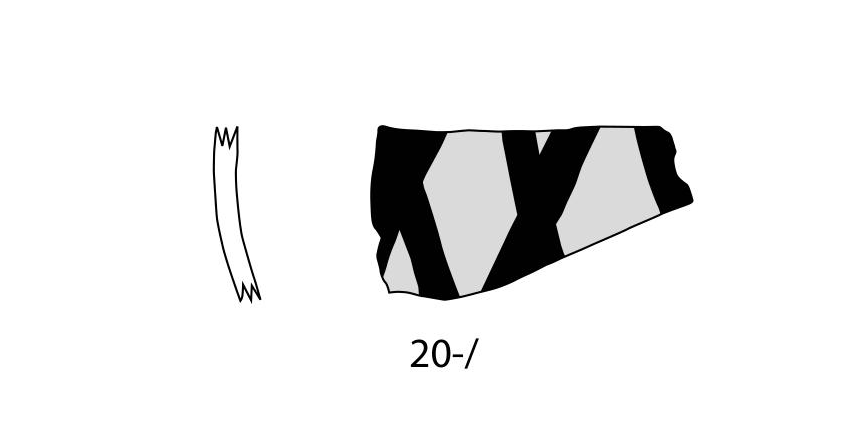
#> input picture images/Schmidt_Bat/Smith_119.png, 850 x 437 px
$ python -i vessel_3d_reconstruction.py   (imports and definitions only)
#> lines starting #> are read from the running program, lines starting #| are printed output that depends on the picture; after the words box and inside, x2 and y2 are one past the last pixel; in counts of white or black regions, pixels touching at a corner belong together
#!/usr/bin/env python3
"""
3D Vessel Reconstruction from Archaeological Profile Drawings

Takes a 2D profile drawing of a ceramic vessel and generates a 3D model
by revolving the profile around the central axis.

Features:
1. Profile extraction from drawing using edge detection
2. 3D mesh generation by revolution
3. Decoration texture mapping (if decoration visible)
4. Export to OBJ/GLB format for web viewing
"""

import os
import cv2
import numpy as np
from pathlib import Path
import json
import base64
import requests

# Global API key storage (can be set via environment or directly)
ANTHROPIC_API_KEY = os.environ.get('ANTHROPIC_API_KEY', '')


# [370 lines left out: functions set_api_key, analyze_decoration_with_ai, generate_ai_decoration_texture, draw_pattern_in_band, extract_profile, not called in this run]


def extract_profile_advanced(image_path, debug=False):
    """
    Advanced profile extraction with wall thickness.
    Archaeological drawings show:
    - Left side: solid black section (wall cross-section)
    - Right side: exterior surface with decorations

    Extracts both inner and outer profiles to create a vessel with realistic wall thickness.
    """
#> called with image_path = 'images/Schmidt_Bat/Smith_119.png', debug = False
    img = cv2.imread(image_path)
#> img is the input picture: shape (437, 850, 3); min 0, max 255, mean 236.7
    if img is None:
        return None

    height, width = img.shape[:2]
    gray = cv2.cvtColor(img, cv2.COLOR_BGR2GRAY)

    # Threshold to get the solid black areas (wall section)
    _, binary = cv2.threshold(gray, 127, 255, cv2.THRESH_BINARY_INV)
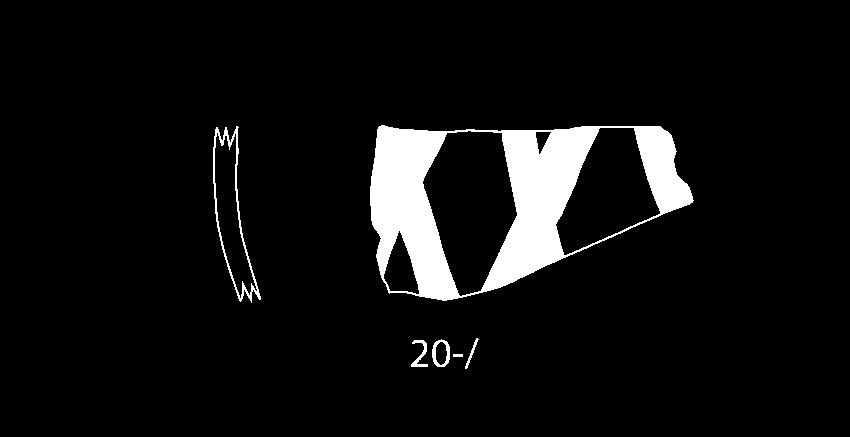
#> binary: shape (437, 850); 6.5% white; 6 white regions, box (x1, y1, x2, y2) and area: (370, 125, 694, 301) 22455, (213, 126, 261, 303) 1007, (432, 339, 450, 367) 216, (411, 340, 428, 367) 175, (465, 338, 479, 369) 87, (453, 354, 463, 357) 30

    # Edge detection for outer profile
    edges = cv2.Canny(gray, 50, 150)
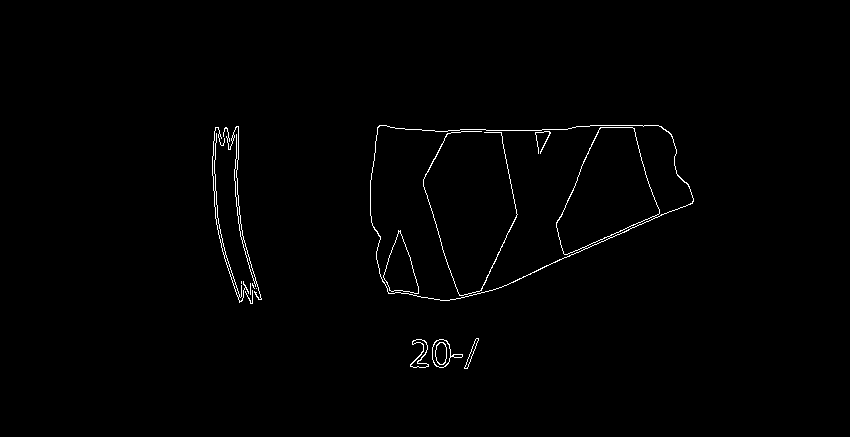
#> edges: shape (437, 850); 0.85% white in thin lines or dots, all inside (x1, y1, x2, y2) = (212, 125, 694, 369)
    kernel = np.ones((3, 3), np.uint8)
    edges = cv2.dilate(edges, kernel, iterations=1)
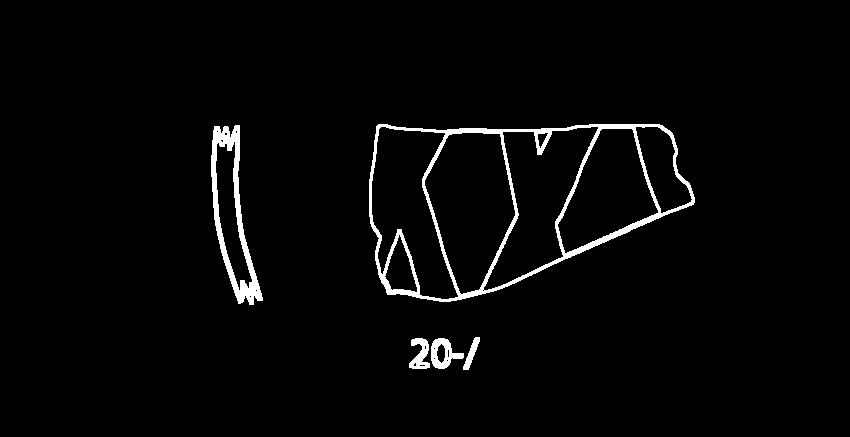
#> edges: shape (437, 850); 2.6% white; 5 white regions

    # Find contours
    contours, _ = cv2.findContours(edges, cv2.RETR_LIST, cv2.CHAIN_APPROX_NONE)
#> contours = 28 contours, 14 with area under 20; largest, box (x1, y1, x2, y2) and area: (369, 124, 695, 302) 43149, (424, 132, 516, 295) 9980, (483, 126, 599, 291) 8874, (371, 126, 459, 300) 8581, (557, 128, 659, 254) 7306

    if not contours:
        return None

    # Combine all contours
    all_points = np.vstack([c for c in contours if len(c) > 10])
#> all_points = contour of 4116 points, box (x1, y1, x2, y2) (211, 124, 695, 370), area 5482

    # Find bounding box
    x, y, w, h = cv2.boundingRect(all_points)
#> x = 211; y = 124; w = 484; h = 246

    # Find the center line (axis of symmetry)
    center_x = x + w // 2
#> center_x = 453

    # Sample profiles at regular intervals
    num_samples = min(h, 200)
#> num_samples = 200
    profile_points = []

    # First pass: find outer profile on right side
    for i in range(num_samples):
        row = y + int(i * h / num_samples)

        # Find the outer edge (rightmost point on right side)
        outer_r = 0
        for point in all_points:
            px, py = point[0]
            if abs(py - row) < 3 and px > center_x:
                r = px - center_x
                if r > outer_r:
                    outer_r = r

        if outer_r > 0:
            profile_points.append({
                'y': i * h / num_samples,
                'r_outer': outer_r,
                'r_inner': outer_r,  # Will be updated
                'y_norm': i / num_samples,
                'row': row
            })
#> this loop made 200 passes
#> row on passes 1 to 3: 124, 125, 126
#> after the loop, profile_points = 174 items

    # Second pass: analyze left side to find wall thickness
    # The left side shows a solid black section representing the wall
    for p in profile_points:
        row = p['row']
        outer_r = p['r_outer']

        # Scan left side of center to find the black section width
        row_slice = binary[max(0, row-1):min(height, row+2), :]
        if row_slice.size > 0:
            row_avg = np.mean(row_slice, axis=0)

            # Find the leftmost edge of vessel on left side
            left_outer = center_x
            for px in range(center_x, max(0, x - 10), -1):
                if px < len(row_avg) and row_avg[px] > 200:  # White (outside vessel)
                    # Go right to find where vessel starts
                    for px2 in range(px, center_x):
                        if px2 < len(row_avg) and row_avg[px2] < 128:  # Black (wall)
                            left_outer = px2
                            break
                    break

            # Find inner edge of wall on left side
            left_inner = left_outer
            for px in range(left_outer, center_x):
                if px < len(row_avg) and row_avg[px] > 200:  # White (inside vessel)
                    left_inner = px
                    break

            # Wall thickness on left side
            wall_thickness = left_inner - left_outer

            # Apply same thickness to right side (symmetric vessel)
            if wall_thickness > 2:
                p['r_inner'] = max(1, outer_r - wall_thickness)
                p['thickness'] = wall_thickness
            else:
                # Default thickness as percentage of radius
                default_thickness = max(3, outer_r * 0.08)
                p['r_inner'] = max(1, outer_r - default_thickness)
                p['thickness'] = default_thickness
#> this loop made 174 passes
#> (row, outer_r, default_thickness) on passes 1 to 8: (124, 210, 16.8), (125, 211, 16.88), (126, 213, 17.04), (127, 214, 17.12), (128, 216, 17.28), (130, 218, 17.44), (131, 219, 17.52), (132, 219, 17.52)

    # Remove row from points (not needed in output)
    for p in profile_points:
        if 'row' in p:
            del p['row']
        p['r_norm'] = p['r_outer'] / (w / 2) if w > 0 else 0

    # Smooth both profiles
    if len(profile_points) > 5:
        outer_radii = [p['r_outer'] for p in profile_points]
        inner_radii = [p['r_inner'] for p in profile_points]
        window = 5

        smoothed_outer = []
        smoothed_inner = []
        for i in range(len(outer_radii)):
            start = max(0, i - window // 2)
            end = min(len(outer_radii), i + window // 2 + 1)
            smoothed_outer.append(np.mean(outer_radii[start:end]))
            smoothed_inner.append(np.mean(inner_radii[start:end]))

        for i, p in enumerate(profile_points):
            p['r_outer_smooth'] = smoothed_outer[i]
            p['r_inner_smooth'] = smoothed_inner[i]
            p['r'] = p['r_outer']
            p['r_smooth'] = smoothed_outer[i]
#|   Found 174 profile points
#|   Wall thickness detected: 12.2 px

    # Calculate average wall thickness
    thicknesses = [p.get('thickness', 0) for p in profile_points]
    avg_thickness = np.mean(thicknesses) if thicknesses else 0

    if debug:
        debug_img = img.copy()
        cv2.line(debug_img, (center_x, y), (center_x, y + h), (0, 255, 0), 2)
        for p in profile_points:
            py = int(y + p['y'])
            r_out = p.get('r_outer_smooth', p['r_outer'])
            r_in = p.get('r_inner_smooth', p['r_inner'])
            # Outer profile (red)
            cv2.circle(debug_img, (int(center_x + r_out), py), 2, (0, 0, 255), -1)
            # Inner profile (blue)
            cv2.circle(debug_img, (int(center_x + r_in), py), 2, (255, 0, 0), -1)
            # Also show on left side
            cv2.circle(debug_img, (int(center_x - r_out), py), 2, (0, 0, 255), -1)
            cv2.circle(debug_img, (int(center_x - r_in), py), 2, (255, 0, 0), -1)
        cv2.imwrite('/tmp/profile_debug_advanced.png', debug_img)
        print(f"  Average wall thickness: {avg_thickness:.1f} px")

    return {
        'points': profile_points,
        'width': w,
        'height': h,
        'center_x': center_x,
        'bbox': (x, y, w, h),
        'has_thickness': True,  # Always generate with thickness
        'avg_thickness': avg_thickness
    }


def generate_3d_mesh(profile_data, segments=64, scale=1.0):
    """
    Generate a 3D mesh by revolving the profile around the Y axis.
    Creates a vessel with wall thickness if profile data includes inner/outer radii.

    Args:
        profile_data: dict with 'points' list containing y, r_outer, r_inner values
        segments: number of segments around the circumference
        scale: scale factor for the output mesh

    Returns:
        dict with 'vertices', 'faces', 'normals' for the mesh
    """
#> called with segments = 64, scale = 0.1
    points = profile_data['points']
    if not points:
        return None

    has_thickness = profile_data.get('has_thickness', False)

    vertices = []
    faces = []
    uvs = []

    if has_thickness:
        # Generate vessel with wall thickness (outer + inner surfaces)
        print("  Generating mesh with wall thickness...")

        # OUTER SURFACE
        outer_start = 0
        for i, p in enumerate(points):
            y = p['y'] * scale
            r = p.get('r_outer_smooth', p.get('r_outer', p.get('r_smooth', p['r']))) * scale
            v = p['y_norm']

            for j in range(segments):
                angle = 2 * np.pi * j / segments
                x = r * np.cos(angle)
                z = r * np.sin(angle)
                vertices.append([x, -y, z])
                uvs.append([j / segments, v])

        # INNER SURFACE (reversed winding for correct normals)
        inner_start = len(vertices)
        for i, p in enumerate(points):
            y = p['y'] * scale
            r = p.get('r_inner_smooth', p.get('r_inner', p.get('r_smooth', p['r']) * 0.9)) * scale
            v = p['y_norm']

            for j in range(segments):
                angle = 2 * np.pi * j / segments
                x = r * np.cos(angle)
                z = r * np.sin(angle)
                vertices.append([x, -y, z])
                uvs.append([j / segments, v])

        # Outer surface faces
        for i in range(len(points) - 1):
            for j in range(segments):
                curr = outer_start + i * segments + j
                next_j = outer_start + i * segments + (j + 1) % segments
                below = outer_start + (i + 1) * segments + j
                below_next = outer_start + (i + 1) * segments + (j + 1) % segments
                faces.append([curr, below, next_j])
                faces.append([next_j, below, below_next])

        # Inner surface faces (reversed winding)
        for i in range(len(points) - 1):
            for j in range(segments):
                curr = inner_start + i * segments + j
                next_j = inner_start + i * segments + (j + 1) % segments
                below = inner_start + (i + 1) * segments + j
                below_next = inner_start + (i + 1) * segments + (j + 1) % segments
                faces.append([curr, next_j, below])
                faces.append([next_j, below_next, below])

        # Top rim (connect outer to inner at top) - creates the rim edge
        for j in range(segments):
            outer_curr = outer_start + j
            outer_next = outer_start + (j + 1) % segments
            inner_curr = inner_start + j
            inner_next = inner_start + (j + 1) % segments
            faces.append([outer_curr, inner_curr, outer_next])
            faces.append([outer_next, inner_curr, inner_next])

        # Bottom: check if vessel has a base or is open
        last_ring = len(points) - 1
        last_outer_r = points[-1].get('r_outer_smooth', points[-1].get('r_outer', points[-1].get('r', 0)))
        last_inner_r = points[-1].get('r_inner_smooth', points[-1].get('r_inner', last_outer_r * 0.9))

        # If bottom radius is very small, close with a disc (pointed base)
        if last_outer_r < 5:
            # Create a center point for the bottom
            center_idx = len(vertices)
            last_y = points[-1]['y'] * scale
            vertices.append([0, -last_y, 0])
            uvs.append([0.5, 1.0])

            # Connect outer ring to center
            for j in range(segments):
                curr = outer_start + last_ring * segments + j
                next_j = outer_start + last_ring * segments + (j + 1) % segments
                faces.append([curr, center_idx, next_j])
        else:
            # Connect outer to inner at bottom (creates bottom rim, not closed disc)
            for j in range(segments):
                outer_curr = outer_start + last_ring * segments + j
                outer_next = outer_start + last_ring * segments + (j + 1) % segments
                inner_curr = inner_start + last_ring * segments + j
                inner_next = inner_start + last_ring * segments + (j + 1) % segments
                faces.append([outer_curr, outer_next, inner_curr])
                faces.append([outer_next, inner_next, inner_curr])

    else:
        # Simple surface (no thickness) - original behavior
        for i, p in enumerate(points):
            y = p['y'] * scale
            r = p.get('r_smooth', p['r']) * scale
            v = p['y_norm']

            for j in range(segments):
                angle = 2 * np.pi * j / segments
                x = r * np.cos(angle)
                z = r * np.sin(angle)
                vertices.append([x, -y, z])
                uvs.append([j / segments, v])

        for i in range(len(points) - 1):
            for j in range(segments):
                curr = i * segments + j
                next_j = i * segments + (j + 1) % segments
                below = (i + 1) * segments + j
                below_next = (i + 1) * segments + (j + 1) % segments
                faces.append([curr, below, next_j])
                faces.append([next_j, below, below_next])

    # Calculate normals
    normals = []
    for v in vertices:
        nx, ny, nz = v[0], 0, v[2]
        length = np.sqrt(nx*nx + nz*nz)
        if length > 0:
            normals.append([nx/length, ny, nz/length])
        else:
            normals.append([0, 1, 0])
#> this loop made 22272 passes
#> v on passes 1 to 3: [21.13, 0, 0], [21.03, 0, 2.07], [20.73, 0, 4.12]
#|   Generated 22272 vertices, 44544 faces

    return {
        'vertices': vertices,
        'faces': faces,
        'uvs': uvs,
        'normals': normals,
        'profile_points': len(points),
        'segments': segments,
        'has_thickness': has_thickness
    }


def export_obj(mesh_data, filename):
    """Export mesh to OBJ format."""
#> called with filename = '/tmp/vessel_3d/Smith_119.obj'
    with open(filename, 'w') as f:
        f.write("# 3D Vessel Reconstruction\n")
        f.write(f"# Vertices: {len(mesh_data['vertices'])}\n")
        f.write(f"# Faces: {len(mesh_data['faces'])}\n\n")

        # Vertices
        for v in mesh_data['vertices']:
            f.write(f"v {v[0]:.6f} {v[1]:.6f} {v[2]:.6f}\n")

        # Texture coordinates
        for uv in mesh_data['uvs']:
            f.write(f"vt {uv[0]:.6f} {uv[1]:.6f}\n")
#> this loop made 22272 passes
#> uv on passes 1 to 3: [0, 0], [0.0156, 0], [0.0312, 0]

        # Normals
        for n in mesh_data['normals']:
            f.write(f"vn {n[0]:.6f} {n[1]:.6f} {n[2]:.6f}\n")
#> this loop made 22272 passes
#> n on passes 1 to 3: [1, 0, 0], [0.995, 0, 0.098], [0.981, 0, 0.195]

        # Faces (OBJ is 1-indexed)
        f.write("\n")
        for face in mesh_data['faces']:
            # Format: f v/vt/vn v/vt/vn v/vt/vn
            f.write(f"f {face[0]+1}/{face[0]+1}/{face[0]+1} "
                   f"{face[1]+1}/{face[1]+1}/{face[1]+1} "
                   f"{face[2]+1}/{face[2]+1}/{face[2]+1}\n")
#> this loop made 44544 passes
#> face on passes 1 to 3: [0, 64, 1], [1, 64, 65], [1, 65, 2]

    return filename


def export_glb(mesh_data, filename):
    """Export mesh to GLB format (binary glTF) for web viewing."""
    try:
        import struct
    except:
        return None

    # This is a simplified GLB exporter
    # For production, use a library like pygltflib

    vertices = np.array(mesh_data['vertices'], dtype=np.float32)
    faces = np.array(mesh_data['faces'], dtype=np.uint32)

    # Create glTF JSON
    gltf = {
        "asset": {"version": "2.0", "generator": "VesselReconstruction"},
        "scene": 0,
        "scenes": [{"nodes": [0]}],
        "nodes": [{"mesh": 0}],
        "meshes": [{
            "primitives": [{
                "attributes": {"POSITION": 0},
                "indices": 1,
                "mode": 4  # TRIANGLES
            }]
        }],
        "accessors": [
            {  # Positions
                "bufferView": 0,
                "componentType": 5126,  # FLOAT
                "count": len(vertices),
                "type": "VEC3",
                "min": vertices.min(axis=0).tolist(),
                "max": vertices.max(axis=0).tolist()
            },
            {  # Indices
                "bufferView": 1,
                "componentType": 5125,  # UNSIGNED_INT
                "count": len(faces) * 3,
                "type": "SCALAR"
            }
        ],
        "bufferViews": [
            {"buffer": 0, "byteOffset": 0, "byteLength": vertices.nbytes},
            {"buffer": 0, "byteOffset": vertices.nbytes, "byteLength": faces.nbytes}
        ],
        "buffers": [{"byteLength": vertices.nbytes + faces.nbytes}]
    }

    # Binary data
    binary_data = vertices.tobytes() + faces.tobytes()

    # Pad to 4-byte alignment
    while len(binary_data) % 4 != 0:
        binary_data += b'\x00'

    json_str = json.dumps(gltf)
    while len(json_str) % 4 != 0:
        json_str += ' '
    json_bytes = json_str.encode('utf-8')

    # GLB header
    glb_data = b'glTF'  # Magic
    glb_data += struct.pack('<I', 2)  # Version
    glb_data += struct.pack('<I', 12 + 8 + len(json_bytes) + 8 + len(binary_data))  # Total length

    # JSON chunk
    glb_data += struct.pack('<I', len(json_bytes))  # Chunk length
    glb_data += b'JSON'  # Chunk type
    glb_data += json_bytes

    # Binary chunk
    glb_data += struct.pack('<I', len(binary_data))  # Chunk length
    glb_data += b'BIN\x00'  # Chunk type
    glb_data += binary_data

    with open(filename, 'wb') as f:
        f.write(glb_data)

    return filename


def extract_decoration(image_path, profile_data, debug=False):
    """
    Extract decoration pattern from the vessel drawing.
    In archaeological drawings, the right half typically shows
    the exterior surface with decorations.

    Returns: dict with texture data
    """
#> called with image_path = 'images/Schmidt_Bat/Smith_119.png', debug = False
    img = cv2.imread(image_path)
    if img is None:
        return None

    height, width = img.shape[:2]
    x, y, w, h = profile_data['bbox']
    center_x = profile_data['center_x']

    # The decoration is on the right side of the center line
    dec_x1 = center_x
    dec_x2 = min(x + w + 20, width)
    dec_y1 = max(y - 10, 0)
    dec_y2 = min(y + h + 10, height)

    # Extract right half (decoration side)
    decoration_region = img[dec_y1:dec_y2, dec_x1:dec_x2].copy()
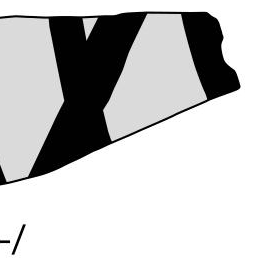
#> decoration_region: shape (266, 262, 3); min 0, max 255, mean 198.4

    if decoration_region.size == 0:
        return None

    # Create texture by mirroring for cylindrical mapping
    # Flip horizontally and concatenate for full cylinder
    dec_flipped = cv2.flip(decoration_region, 1)
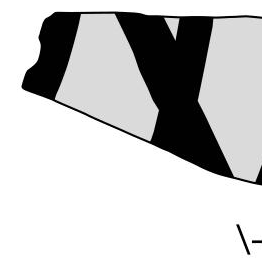
#> dec_flipped: shape (266, 262, 3); min 0, max 255, mean 198.4
    texture = np.hstack([decoration_region, dec_flipped])
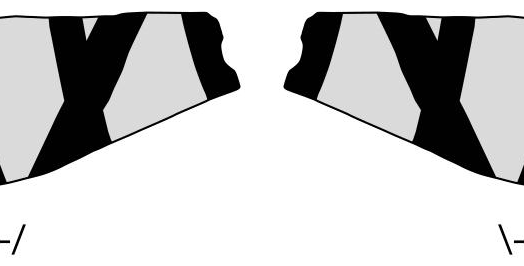
#> texture: shape (266, 524, 3); min 0, max 255, mean 198.4

    # Enhance decoration visibility
    gray = cv2.cvtColor(texture, cv2.COLOR_BGR2GRAY)
#> gray: shape (266, 524)

    # Detect decorative patterns (lines, hatching, etc.)
    edges = cv2.Canny(gray, 30, 100)
#> edges: shape (266, 524); 2% white in thin lines or dots
#> (the rest of the program and of its run is left out)
